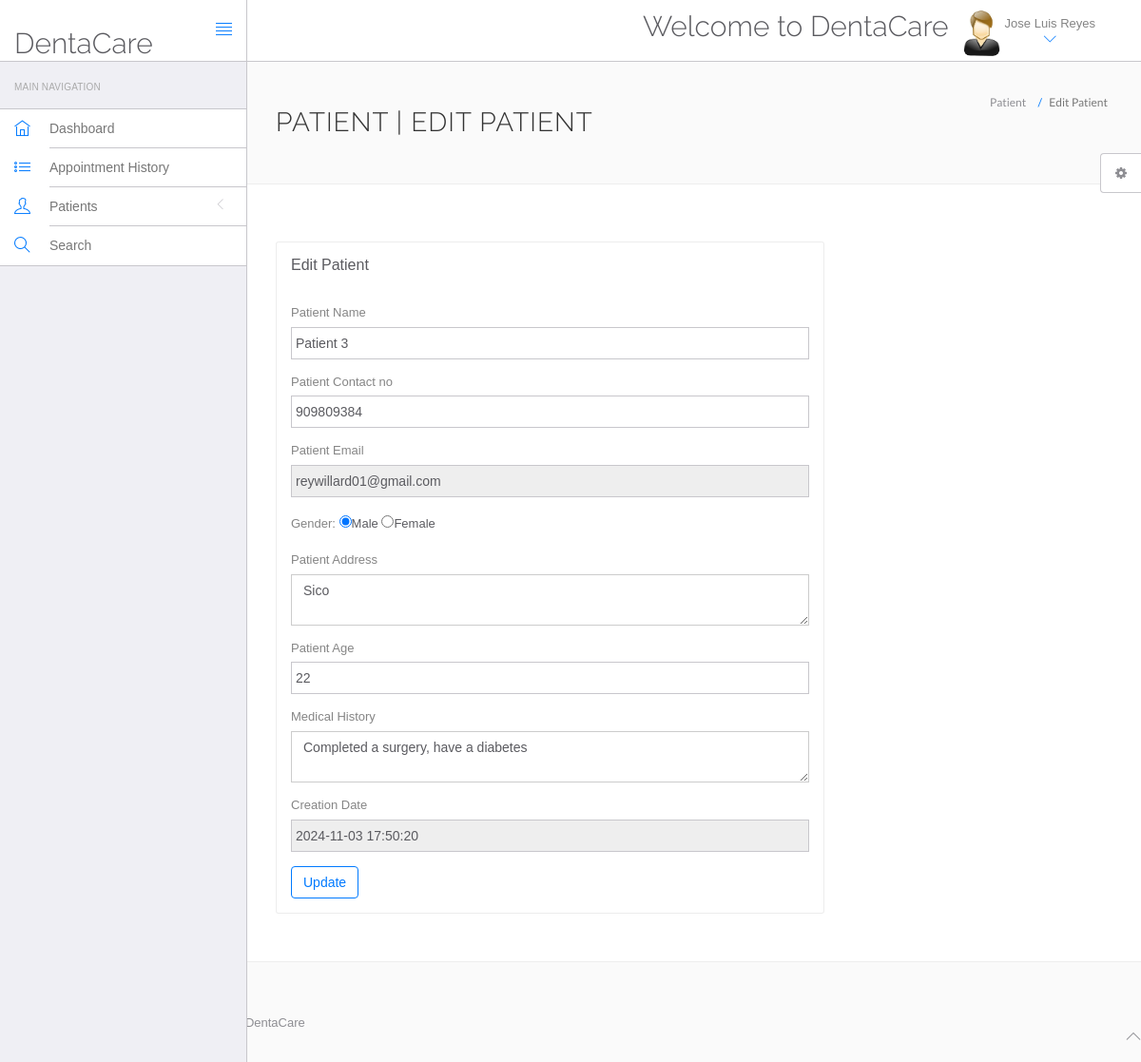
Screenshot of /hms/doctor/edit-patient.php?editid=10 (signed in) with the database file from the repository.
### tables this page shows
CREATE TABLE `doctors` (
  `id` int(11) NOT NULL,
  `specilization` varchar(255) DEFAULT NULL,
  `doctorName` varchar(255) DEFAULT NULL,
  `address` longtext DEFAULT NULL,
  `docFees` varchar(255) DEFAULT NULL,
  `contactno` varchar(11) DEFAULT NULL,
  `docEmail` varchar(255) DEFAULT NULL,
  `password` varchar(255) DEFAULT NULL,
  `creationDate` timestamp NULL DEFAULT current_timestamp(),
  `updationDate` timestamp NULL DEFAULT NULL ON UPDATE current_timestamp(),
  `role` enum('doctor') NOT NULL DEFAULT 'doctor'
);

CREATE TABLE `tblpatient` (
  `ID` int(10) NOT NULL,
  `Docid` int(10) DEFAULT NULL,
  `PatientName` varchar(200) DEFAULT NULL,
  `PatientContno` bigint(10) DEFAULT NULL,
  `PatientEmail` varchar(200) DEFAULT NULL,
  `PatientGender` varchar(50) DEFAULT NULL,
  `PatientAdd` mediumtext DEFAULT NULL,
  `PatientAge` int(10) DEFAULT NULL,
  `PatientMedhis` mediumtext DEFAULT NULL,
  `CreationDate` timestamp NULL DEFAULT current_timestamp(),
  `UpdationDate` timestamp NULL DEFAULT NULL ON UPDATE current_timestamp()
);

### hms/doctor/edit-patient.php (the view, shortened to what this page needs)
<?php
include('include/config.php');
?>
<!DOCTYPE html>
<html lang="en">
<head>
    <link rel="stylesheet" href="vendor/bootstrap/css/bootstrap.min.css">
    <link rel="stylesheet" href="vendor/fontawesome/css/font-awesome.min.css">
    <link rel="stylesheet" href="vendor/themify-icons/themify-icons.min.css">
    <link href="vendor/animate.css/animate.min.css" rel="stylesheet" media="screen">
    <link href="vendor/perfect-scrollbar/perfect-scrollbar.min.css" rel="stylesheet" media="screen">
    <link href="vendor/switchery/switchery.min.css" rel="stylesheet" media="screen">
    <link href="vendor/bootstrap-touchspin/jquery.bootstrap-touchspin.min.css" rel="stylesheet" media="screen">
    <link href="vendor/select2/select2.min.css" rel="stylesheet" media="screen">
    <link href="vendor/bootstrap-datepicker/bootstrap-datepicker3.standalone.min.css" rel="stylesheet" media="screen">
    <link href="vendor/bootstrap-timepicker/bootstrap-timepicker.min.css" rel="stylesheet" media="screen">
    <link rel="stylesheet" href="assets/css/styles.css">
    <link rel="stylesheet" href="assets/css/plugins.css">
    <link rel="stylesheet" href="assets/css/themes/theme-1.css" id="skin_color" />
    <link rel="stylesheet" href="https://cdn.jsdelivr.net/npm/sweetalert2@11/dist/sweetalert2.min.css">
</head>
<body>
    <div id="app">
        <?php include('include/sidebar.php');?>
        <div class="app-content">
            <?php include('include/header.php');?>
            <div class="main-content">
                <div class="wrap-content container" id="container">
                    <section id="page-title">
                        <div class="row">
                            <div class="col-sm-8">
                                <h1 class="mainTitle">Patient | Edit Patient</h1>
                            </div>
                            <ol class="breadcrumb">
                                <li><span>Patient</span></li>
                                <li class="active"><span>Edit Patient</span></li>
                            </ol>
                        </div>
                    </section>
                    <div class="container-fluid container-fullw bg-white">
                        <div class="row">
                            <div class="col-md-12">
                                <div class="row margin-top-30">
                                    <div class="col-lg-8 col-md-12">
                                        <div class="panel panel-white">
                                            <div class="panel-heading">
                                                <h5 class="panel-title">Edit Patient</h5>
                                            </div>
                                            <div class="panel-body">
                                                <form role="form" name="" method="post">
                                                    <?php
                                                    $eid = intval($_GET['editid']);
                                                    $ret = mysqli_query($con, "SELECT * FROM tblpatient WHERE ID='$eid'");
                                                    while ($row = mysqli_fetch_array($ret)) {
                                                    ?>
                                                    <div class="form-group">
                                                        <label for="doctorname">Patient Name</label>
                                                        <input type="text" name="patname" class="form-control" value="<?php echo htmlspecialchars($row['PatientName']); ?>" required="true">
                                                    </div>
                                                    <div class="form-group">
                                                        <label for="fess"> Patient Contact no</label>
                                                        <input type="text" name="patcontact" class="form-control" value="<?php echo htmlspecialchars($row['PatientContno']); ?>" required="true" maxlength="10" pattern="[0-9]+">
                                                    </div>
                                                    <div class="form-group">
                                                        <label for="fess">Patient Email</label>
                                                        <input type="email" id="patemail" name="patemail" class="form-control" value="<?php echo htmlspecialchars($row['PatientEmail']); ?>" readonly='true'>
                                                    </div>
                                                    <div class="form-group">
                                                        <label class="control-label">Gender: </label>
                                                        <?php if ($row['PatientGender'] == "Female") { ?>
                                                            <input type="radio" name="gender" id="gender" value="Female" checked="true">Female
                                                            <input type="radio" name="gender" id="gender" value="Male">Male
                                                        <?php } else { ?>
                                                            <input type="radio" name="gender" id="gender" value="Male" checked="true">Male
                                                            <input type="radio" name="gender" id="gender" value="Female">Female
                                                        <?php } ?>
                                                    </div>
                                                    <div class="form-group">
                                                        <label for="address">Patient Address</label>
                                                        <textarea name="pataddress" class="form-control" required="true"><?php echo htmlspecialchars($row['PatientAdd']); ?></textarea>
                                                    </div>
                                                    <div class="form-group">
                                                        <label for="fess"> Patient Age</label>
                                                        <input type="text" name="patage" class="form-control" value="<?php echo htmlspecialchars($row['PatientAge']); ?>" required="true">
                                                    </div>
                                                    <div class="form-group">
                                                        <label for="fess"> Medical History</label>
                                                        <textarea type="text" name="medhis" class="form-control" placeholder="Enter Patient Medical History(if any)" required="true"><?php echo htmlspecialchars($row['PatientMedhis']); ?></textarea>
                                                    </div>
                                                    <div class="form-group">
                                                        <label for="fess"> Creation Date</label>
                                                        <input type="text" class="form-control" value="<?php echo htmlspecialchars($row['CreationDate']); ?>" readonly='true'>
                                                    </div>
                                                    <?php } ?>
                                                    <button type="submit" name="submit" id="submit" class="btn btn-o btn-primary">Update</button>
                                                </form>
                                            </div>
                                        </div>
                                    </div>
                                </div>
                            </div>
                        </div>
                    </div>
                </div>
            </div>
        </div>
    </div>
    <?php include('include/footer.php');?>
    <?php include('include/setting.php');?>
</body>
</html>

### hms/doctor/include/header.php (shortened to what this page needs)
<header class="navbar navbar-default navbar-static-top">
					<div class="navbar-header">
						<a class="navbar-brand" href="#">
							<h2 style="padding-top:20% ">DentaCare</h2>
						</a>
						<a href="#" class="sidebar-toggler pull-right visible-md visible-lg" data-toggle-class="app-sidebar-closed" data-toggle-target="#app">
							<i class="ti-align-justify"></i>
						</a>
					</div>
					<div class="navbar-collapse collapse">
						<ul class="nav navbar-right">
								<li  style="padding-top:2% ">
								<h2>Welcome to DentaCare</h2>
							</li>
							<li class="dropdown current-user">
								<a href class="dropdown-toggle" data-toggle="dropdown">
									<img src="assets/images/images.jpg" > <span class="username">
									<?php $query=mysqli_query($con,"select doctorName from doctors where id='".$_SESSION['id']."'");
while($row=mysqli_fetch_array($query))
{
	echo $row['doctorName'];
}
									?> <i class="ti-angle-down"></i></i></span>
								</a>
							</li>
						</ul>
					</div>
				</header>

### hms/doctor/assets/css/themes/theme-1.css (style rules this page uses)
body { background: #FAFAFA; }
header .navbar-header { background: #ffffff !important; border-right-color: #c8c7cc !important; border-bottom-color: #c8c7cc !important; }
header .navbar-header .sidebar-toggler, header .navbar-header .sidebar-mobile-toggler { color: #007aff !important; }
header .navbar-header .navbar-brand { color: #777 !important; }
header .navbar-collapse { background: #ffffff !important; border-bottom-color: #c8c7cc !important; box-shadow: none !important; }
header .navbar-collapse .navbar-right > li > a { color: #777; }
header .navbar-collapse .navbar-right > li > a i { color: #007aff !important; }

### rows the page displays
doctors: doctorName "Jose Luis Reyes"
tblpatient: patname "Patient 3", patcontact "909809384", patemail "reywillard01@gmail.com", pataddress "Sico", patage "22", medhis "Completed a surgery, have a diabetes", CreationDate "2024-11-03 17:50:20"
